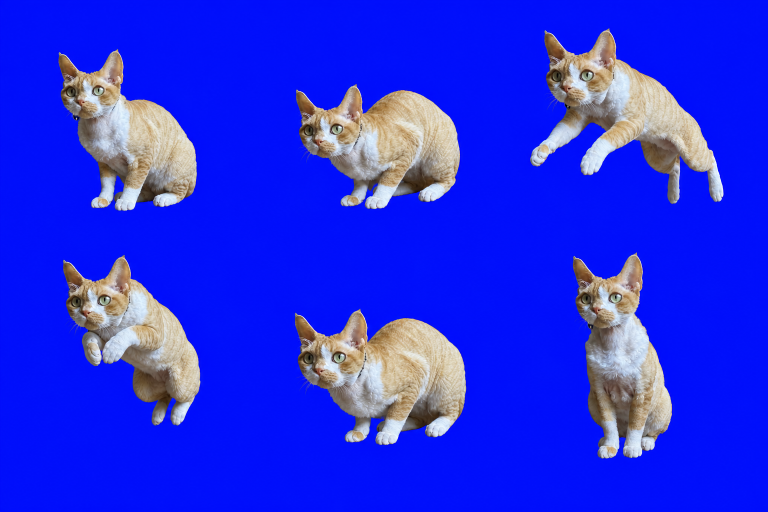
#> input picture assets/generated/raw/jump.png, 1536 x 1024 px (shown at 1/2 size); its folder holds only this picture in this run
$ python -i head_neck_deformation.py   (imports and definitions only)
#> lines starting #> are read from the running program, lines starting #| are printed output that depends on the picture; after the words box and inside, x2 and y2 are one past the last pixel; in counts of white or black regions, pixels touching at a corner belong together
"""Continuous Pillow-only inverse deformation for the cat head and neck."""

from __future__ import annotations

import math
from dataclasses import dataclass
from numbers import Real
from typing import Protocol

from PIL import Image, ImageChops, ImageDraw, ImageFilter, ImageMath


_CANVAS_SIZE = (512, 768)
_HEAD_ROI = (0, 160, 320, 432)
_ROI_BOTTOM = _HEAD_ROI[1] + _HEAD_ROI[3]
_DYNAMIC_MAX_X = 264
_DYNAMIC_MAX_Y = 555
_RESAMPLING_PADDING = 4
_RUNTIME_WARP_BOX = (
    _HEAD_ROI[0],
    _HEAD_ROI[1],
    _DYNAMIC_MAX_X + _RESAMPLING_PADDING,
    _DYNAMIC_MAX_Y + _RESAMPLING_PADDING,
)
_RUNTIME_WARP_SIZE = (
    _RUNTIME_WARP_BOX[2] - _RUNTIME_WARP_BOX[0],
    _RUNTIME_WARP_BOX[3] - _RUNTIME_WARP_BOX[1],
)
_X_VERTICES = (
    0,
    24,
    36,
    48,
    60,
    72,
    82,
    93,
    108,
    118,
    128,
    139,
    151,
    163,
    176,
    184,
    194,
    205,
    218,
    230,
    242,
    249,
    256,
    264,
    320,
)
_Y_VERTICES = (
    160,
    186,
    202,
    223,
    250,
    275,
    300,
    320,
    335,
    351,
    370,
    397,
    425,
    454,
    485,
    520,
    555,
    565,
    592,
)
_DYNAMIC_POLYGON = (
    (24.0, 202.0),
    (246.0, 202.0),
    (263.0, 370.0),
    (242.0, 455.0),
    (221.0, 564.0),
    (105.0, 564.0),
    (80.0, 470.0),
    (32.0, 430.0),
)
_EYE_LIMITS = (3.0, 2.0)
_BOUNDARY_RAMP = 20.0
_DEFORMATION_GAIN = 2.0
_AREA_RATIO_LIMITS = (0.60, 1.40)
_LAYER_PADDING_X = 64
_LAYER_CANVAS_SIZE = (_CANVAS_SIZE[0] + 2 * _LAYER_PADDING_X, 768)
# The visible head tilt must read as an in-place roll of the face, not as the
# whole head orbiting around the chest.  This point is the marked facial
# centre between the eyes and nose in the neutral 512x768 source artwork.
_TILT_PIVOT = (125.0, 360.0)
_TILT_LIMIT_DEGREES = 50.0
_ARC_LIFT_PIXELS = 0.0
_HEAD_CUTOUT_SIZE = (230, 241)
_HEAD_CUTOUT_OFFSET = (24, 204)


def _build_head_layer_mask() -> Image.Image:
    mask = Image.new("L", _CANVAS_SIZE, 0)
#> mask: PIL image 512x768 L; every value is 0
    draw = ImageDraw.Draw(mask)
    draw.polygon(
        (
            (0, 160),
            (258, 160),
            (258, 320),
            (246, 339),
            (231, 355),
            (218, 375),
            (207, 398),
            (193, 420),
            (174, 435),
            (165, 441),
            (139, 446),
            (112, 443),
            (85, 434),
            (61, 420),
            (43, 400),
            (29, 376),
            (0, 352),
        ),
        fill=255,
    )
    return mask.filter(ImageFilter.GaussianBlur(6.0))
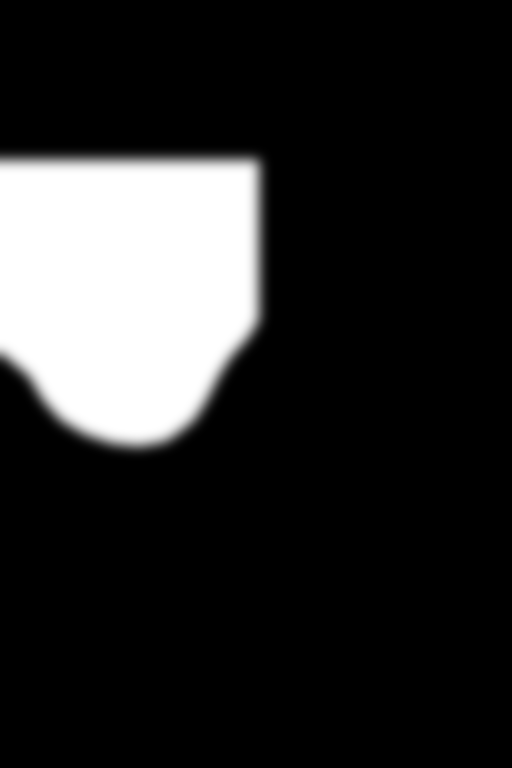
#> returned value: PIL image 512x768 L; min 0, max 255, mean 41.5


_HEAD_LAYER_MASK = _build_head_layer_mask()


class _BaseCompositor(Protocol):
    source_size: tuple[int, int]
    eye_midpoint: tuple[float, float]

    def compose(self, eye_x: float, eye_y: float) -> Image.Image: ...


# [7 lines left out: function _finite_real, not called in this run]


@dataclass(frozen=True)
class HeadPose:
    """One arbitrary continuous head target inside the normalized unit disk."""

    x: float
    y: float
    rotation_degrees: float = 0.0
    arc: float = 0.0

    # [15 lines left out: function __post_init__, not called in this run]


def _smoothstep(value: float) -> float:
    value = min(1.0, max(0.0, value))
    return value * value * (3.0 - 2.0 * value)


def _strictly_inside_polygon(x: float, y: float) -> bool:
    inside = False
    previous_x, previous_y = _DYNAMIC_POLYGON[-1]
    for current_x, current_y in _DYNAMIC_POLYGON:
        cross = (x - previous_x) * (current_y - previous_y) - (
            y - previous_y
        ) * (current_x - previous_x)
        if abs(cross) < 1e-12 and (
            min(previous_x, current_x) <= x <= max(previous_x, current_x)
            and min(previous_y, current_y) <= y <= max(previous_y, current_y)
        ):
            return False
        if (current_y > y) != (previous_y > y):
            intersection = (
                (previous_x - current_x)
                * (y - current_y)
                / (previous_y - current_y)
                + current_x
            )
            if x < intersection:
                inside = not inside
        previous_x, previous_y = current_x, current_y
    return inside


def _segment_distance(
    x: float,
    y: float,
    first: tuple[float, float],
    second: tuple[float, float],
) -> float:
    ax, ay = first
    bx, by = second
    dx = bx - ax
    dy = by - ay
    length_squared = dx * dx + dy * dy
    if length_squared == 0.0:
        return math.hypot(x - ax, y - ay)
    fraction = min(
        1.0,
        max(0.0, ((x - ax) * dx + (y - ay) * dy) / length_squared),
    )
    nearest_x = ax + fraction * dx
    nearest_y = ay + fraction * dy
    return math.hypot(x - nearest_x, y - nearest_y)


def _support_weight(x: float, y: float) -> float:
    if (
        x >= _DYNAMIC_MAX_X
        or y >= _DYNAMIC_MAX_Y
        or not _strictly_inside_polygon(x, y)
    ):
        return 0.0
    distance = min(
        _segment_distance(x, y, first, second)
        for first, second in zip(
            _DYNAMIC_POLYGON,
            _DYNAMIC_POLYGON[1:] + _DYNAMIC_POLYGON[:1],
        )
    )
    polygon_ramp = _smoothstep(distance / _BOUNDARY_RAMP)
    if x <= 230.0:
        return polygon_ramp
    protected_body_ramp = _smoothstep((_DYNAMIC_MAX_X - x) / 34.0)
    return polygon_ramp * protected_body_ramp


def _gaussian(
    x: float,
    y: float,
    *,
    center_x: float,
    center_y: float,
    sigma_x: float,
    sigma_y: float,
) -> float:
    dx = (x - center_x) / sigma_x
    dy = (y - center_y) / sigma_y
    return math.exp(-0.5 * (dx * dx + dy * dy))


def _horizontal_amplitude(x: float, y: float) -> float:
    if y <= 250.0:
        base = 2.45
    elif y <= 425.0:
        base = 2.5
    elif y <= 454.0:
        base = 2.5 - 0.7 * (y - 425.0) / 29.0
    elif y <= 520.0:
        base = 1.8 - 0.6 * (y - 454.0) / 66.0
    else:
        base = 1.2 * (555.0 - y) / 35.0
    nose = 0.9 * _gaussian(
        x,
        y,
        center_x=118.0,
        center_y=397.0,
        sigma_x=35.0,
        sigma_y=45.0,
    )
    ear = 0.5 * (
        _gaussian(
            x,
            y,
            center_x=36.0,
            center_y=223.0,
            sigma_x=30.0,
            sigma_y=40.0,
        )
        + _gaussian(
            x,
            y,
            center_x=223.0,
            center_y=213.0,
            sigma_x=30.0,
            sigma_y=40.0,
        )
    )
    return base + nose + ear


def _vertical_amplitude(x: float, y: float) -> float:
    if y <= 250.0:
        base = 1.25
    elif y <= 425.0:
        base = 1.6
    elif y <= 520.0:
        base = 1.6 * (520.0 - y) / 95.0
    else:
        base = 0.0
    nose = 0.9 * _gaussian(
        x,
        y,
        center_x=118.0,
        center_y=397.0,
        sigma_x=32.0,
        sigma_y=36.0,
    )
    return base + nose


# [8 lines left out: function _sampling_offset, not called in this run]


def _vertex_field() -> dict[tuple[int, int], tuple[float, float]]:
    field = {}
    for x in _X_VERTICES:
        for y in _Y_VERTICES:
            support = _support_weight(float(x), float(y))
            field[(x, y)] = (
                support * _horizontal_amplitude(float(x), float(y)) * _DEFORMATION_GAIN,
                support * _vertical_amplitude(float(x), float(y)) * _DEFORMATION_GAIN,
            )
    return field


_VERTEX_FIELD = _vertex_field()


# [39 lines left out: functions _source_vertex, _signed_area, _validate_quad, not called in this run]


def _dynamic_pixel_mask() -> Image.Image:
    width, height = _HEAD_ROI[2:]
    values = []
    for local_y in range(height):
        global_y = local_y + _HEAD_ROI[1]
        for x in range(width):
            dynamic = (
                x < _DYNAMIC_MAX_X
                and global_y < _DYNAMIC_MAX_Y
                and _strictly_inside_polygon(x + 0.5, global_y + 0.5)
            )
            values.append(255 if dynamic else 0)
    mask = Image.new("L", (width, height))
#> mask: PIL image 320x432 L; every value is 0
    mask.putdata(values)
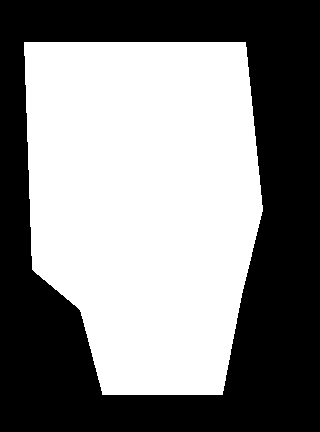
#> mask: PIL image 320x432 L; 51.4% white; 1 black region, box (x1, y1, x2, y2) and area: (0, 0, 320, 432) 67169
    return mask


_DYNAMIC_PIXEL_MASK = _dynamic_pixel_mask()
_RUNTIME_PIXEL_MASK = _DYNAMIC_PIXEL_MASK.crop(
    (0, 0, _RUNTIME_WARP_SIZE[0], _RUNTIME_WARP_SIZE[1])
)
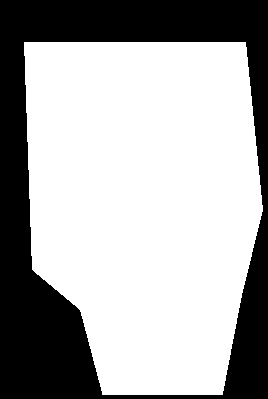
#> _RUNTIME_PIXEL_MASK: PIL image 268x399 L; 66.5% white; 1 black region, box (x1, y1, x2, y2) and area: (0, 0, 268, 399) 35861


# [11 lines left out: function _premultiply, not called in this run]


def _unpremultiply(image: Image.Image) -> Image.Image:
    red, green, blue, alpha = image.split()
    channels = []
    for channel in (red, green, blue):
        channels.append(
            ImageMath.unsafe_eval(
                'convert(c * 255 / max(a, 1), "L")',
                c=channel,
                a=alpha,
            )
        )
    transparent = alpha.point(lambda value: 255 if value == 0 else 0)
    for channel in channels:
        channel.paste(0, mask=transparent)
    return Image.merge("RGBA", (*channels, alpha))


# [10 lines left out: function _normalize_near_opaque_alpha, not called in this run]


class ContinuousHeadNeckCompositor:
    """Apply a continuous non-rigid inverse mesh after accepted eye motion."""

    deformation_gain = _DEFORMATION_GAIN

    # [374 lines left out: functions __init__, set_ear_keyframe, hit_test_eye, map_head_point, sampling_offset_at, mesh_for and 8 more, not called in this run]

>>> from PIL import Image
>>> picture = Image.open('../../assets/generated/raw/jump.png')
#> picture is the input picture: PIL image 1536x1024 RGB; mean R, G, B 35.2, 44.4, 229.8
#> (the run stopped early here; a loop or call above may not have finished)
